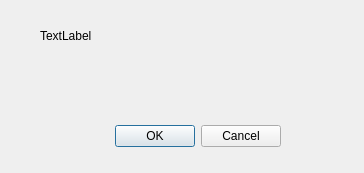
<?xml version="1.0" encoding="UTF-8"?>
<ui version="4.0">
 <class>Dialog</class>
 <widget class="QDialog" name="Dialog">
  <property name="geometry">
   <rect>
    <x>0</x>
    <y>0</y>
    <width>364</width>
    <height>173</height>
   </rect>
  </property>
  <property name="windowTitle">
   <string>Dialog</string>
  </property>
  <widget class="QDialogButtonBox" name="buttonBox">
   <property name="geometry">
    <rect>
     <x>-60</x>
     <y>120</y>
     <width>341</width>
     <height>32</height>
    </rect>
   </property>
   <property name="orientation">
    <enum>Qt::Horizontal</enum>
   </property>
   <property name="standardButtons">
    <set>QDialogButtonBox::Cancel|QDialogButtonBox::Ok</set>
   </property>
  </widget>
  <widget class="QLabel" name="label">
   <property name="geometry">
    <rect>
     <x>40</x>
     <y>20</y>
     <width>241</width>
     <height>31</height>
    </rect>
   </property>
   <property name="text">
    <string>TextLabel</string>
   </property>
  </widget>
 </widget>
 <resources/>
 <connections>
  <connection>
   <sender>buttonBox</sender>
   <signal>accepted()</signal>
   <receiver>Dialog</receiver>
   <slot>accept()</slot>
   <hints>
    <hint type="sourcelabel">
     <x>248</x>
     <y>254</y>
    </hint>
    <hint type="destinationlabel">
     <x>157</x>
     <y>274</y>
    </hint>
   </hints>
  </connection>
  <connection>
   <sender>buttonBox</sender>
   <signal>rejected()</signal>
   <receiver>Dialog</receiver>
   <slot>reject()</slot>
   <hints>
    <hint type="sourcelabel">
     <x>316</x>
     <y>260</y>
    </hint>
    <hint type="destinationlabel">
     <x>286</x>
     <y>274</y>
    </hint>
   </hints>
  </connection>
 </connections>
</ui>
